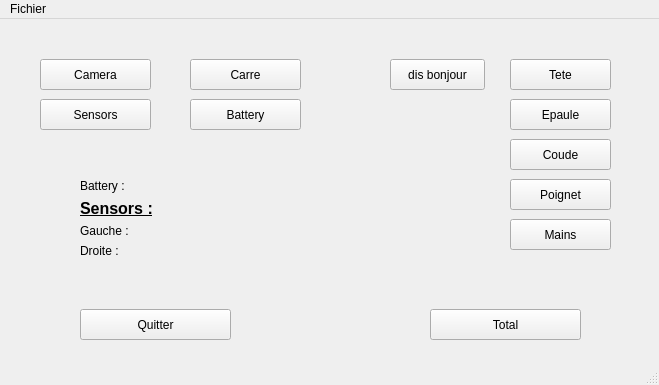
<?xml version="1.0" encoding="UTF-8"?>
<ui version="4.0">
 <class>MainWindow</class>
 <widget class="QMainWindow" name="MainWindow">
  <property name="enabled">
   <bool>true</bool>
  </property>
  <property name="geometry">
   <rect>
    <x>0</x>
    <y>0</y>
    <width>659</width>
    <height>385</height>
   </rect>
  </property>
  <property name="windowTitle">
   <string>MainWindow</string>
  </property>
  <widget class="QWidget" name="centralwidget">
   <widget class="QPushButton" name="Bouton_square">
    <property name="geometry">
     <rect>
      <x>190</x>
      <y>40</y>
      <width>111</width>
      <height>31</height>
     </rect>
    </property>
    <property name="mouseTracking">
     <bool>false</bool>
    </property>
    <property name="text">
     <string>Carre</string>
    </property>
    <property name="checkable">
     <bool>true</bool>
    </property>
    <property name="autoDefault">
     <bool>true</bool>
    </property>
   </widget>
   <widget class="QWidget" name="formLayoutWidget">
    <property name="geometry">
     <rect>
      <x>80</x>
      <y>160</y>
      <width>201</width>
      <height>117</height>
     </rect>
    </property>
    <layout class="QFormLayout" name="formLayout_2">
     <property name="fieldGrowthPolicy">
      <enum>QFormLayout::AllNonFixedFieldsGrow</enum>
     </property>
     <item row="2" column="0">
      <widget class="QLabel" name="label_0">
       <property name="text">
        <string>&lt;html&gt;&lt;head/&gt;&lt;body&gt;&lt;p&gt;&lt;span style=&quot; font-size:12pt; font-weight:600; text-decoration: underline;&quot;&gt;Sensors :&lt;/span&gt;&lt;/p&gt;&lt;/body&gt;&lt;/html&gt;</string>
       </property>
      </widget>
     </item>
     <item row="3" column="0">
      <widget class="QLabel" name="label_2">
       <property name="text">
        <string>Gauche :</string>
       </property>
      </widget>
     </item>
     <item row="3" column="1">
      <widget class="QLabel" name="label_Gsens">
       <property name="text">
        <string/>
       </property>
      </widget>
     </item>
     <item row="4" column="0">
      <widget class="QLabel" name="label_3">
       <property name="text">
        <string>Droite :</string>
       </property>
      </widget>
     </item>
     <item row="4" column="1">
      <widget class="QLabel" name="label_Dsens">
       <property name="text">
        <string/>
       </property>
      </widget>
     </item>
     <item row="0" column="0">
      <widget class="QLabel" name="label">
       <property name="text">
        <string>Battery : </string>
       </property>
      </widget>
     </item>
     <item row="0" column="1">
      <widget class="QLabel" name="label_battery">
       <property name="text">
        <string/>
       </property>
      </widget>
     </item>
    </layout>
   </widget>
   <widget class="QPushButton" name="Bouton_Stop">
    <property name="geometry">
     <rect>
      <x>80</x>
      <y>290</y>
      <width>151</width>
      <height>31</height>
     </rect>
    </property>
    <property name="text">
     <string>Quitter</string>
    </property>
   </widget>
   <widget class="QPushButton" name="Bouton_Tete">
    <property name="geometry">
     <rect>
      <x>510</x>
      <y>40</y>
      <width>101</width>
      <height>31</height>
     </rect>
    </property>
    <property name="text">
     <string>Tete</string>
    </property>
   </widget>
   <widget class="QPushButton" name="Bouton_Total">
    <property name="geometry">
     <rect>
      <x>430</x>
      <y>290</y>
      <width>151</width>
      <height>31</height>
     </rect>
    </property>
    <property name="text">
     <string>Total</string>
    </property>
   </widget>
   <widget class="QPushButton" name="Bouton_Epaule">
    <property name="geometry">
     <rect>
      <x>510</x>
      <y>80</y>
      <width>101</width>
      <height>31</height>
     </rect>
    </property>
    <property name="text">
     <string>Epaule</string>
    </property>
   </widget>
   <widget class="QPushButton" name="Bouton_Coude">
    <property name="geometry">
     <rect>
      <x>510</x>
      <y>120</y>
      <width>101</width>
      <height>31</height>
     </rect>
    </property>
    <property name="text">
     <string>Coude</string>
    </property>
   </widget>
   <widget class="QPushButton" name="Bouton_Poignet">
    <property name="geometry">
     <rect>
      <x>510</x>
      <y>160</y>
      <width>101</width>
      <height>31</height>
     </rect>
    </property>
    <property name="text">
     <string>Poignet</string>
    </property>
   </widget>
   <widget class="QPushButton" name="Bouton_battery">
    <property name="geometry">
     <rect>
      <x>190</x>
      <y>80</y>
      <width>111</width>
      <height>31</height>
     </rect>
    </property>
    <property name="text">
     <string>Battery</string>
    </property>
   </widget>
   <widget class="QPushButton" name="Bouton_sensors">
    <property name="geometry">
     <rect>
      <x>40</x>
      <y>80</y>
      <width>111</width>
      <height>31</height>
     </rect>
    </property>
    <property name="text">
     <string>Sensors</string>
    </property>
   </widget>
   <widget class="QPushButton" name="Bouton_main">
    <property name="geometry">
     <rect>
      <x>510</x>
      <y>200</y>
      <width>101</width>
      <height>31</height>
     </rect>
    </property>
    <property name="text">
     <string>Mains</string>
    </property>
    <property name="autoDefault">
     <bool>false</bool>
    </property>
    <property name="default">
     <bool>false</bool>
    </property>
   </widget>
   <widget class="QPushButton" name="Bouton_Camera">
    <property name="geometry">
     <rect>
      <x>40</x>
      <y>40</y>
      <width>111</width>
      <height>31</height>
     </rect>
    </property>
    <property name="text">
     <string>Camera</string>
    </property>
   </widget>
   <widget class="QPushButton" name="Bonjour">
    <property name="geometry">
     <rect>
      <x>390</x>
      <y>40</y>
      <width>95</width>
      <height>31</height>
     </rect>
    </property>
    <property name="text">
     <string>dis bonjour</string>
    </property>
   </widget>
  </widget>
  <widget class="QMenuBar" name="menubar">
   <property name="geometry">
    <rect>
     <x>0</x>
     <y>0</y>
     <width>659</width>
     <height>27</height>
    </rect>
   </property>
   <widget class="QMenu" name="menuFichier">
    <property name="title">
     <string>Fichier</string>
    </property>
    <addaction name="actionQuitter"/>
   </widget>
   <addaction name="menuFichier"/>
  </widget>
  <widget class="QStatusBar" name="statusbar"/>
  <action name="actionQuitter">
   <property name="text">
    <string>Quitter</string>
   </property>
  </action>
 </widget>
 <resources/>
 <connections>
  <connection>
   <sender>Bouton_Stop</sender>
   <signal>clicked()</signal>
   <receiver>MainWindow</receiver>
   <slot>close()</slot>
   <hints>
    <hint type="sourcelabel">
     <x>474</x>
     <y>257</y>
    </hint>
    <hint type="destinationlabel">
     <x>484</x>
     <y>305</y>
    </hint>
   </hints>
  </connection>
  <connection>
   <sender>actionQuitter</sender>
   <signal>activated()</signal>
   <receiver>MainWindow</receiver>
   <slot>close()</slot>
   <hints>
    <hint type="sourcelabel">
     <x>-1</x>
     <y>-1</y>
    </hint>
    <hint type="destinationlabel">
     <x>359</x>
     <y>210</y>
    </hint>
   </hints>
  </connection>
 </connections>
</ui>
